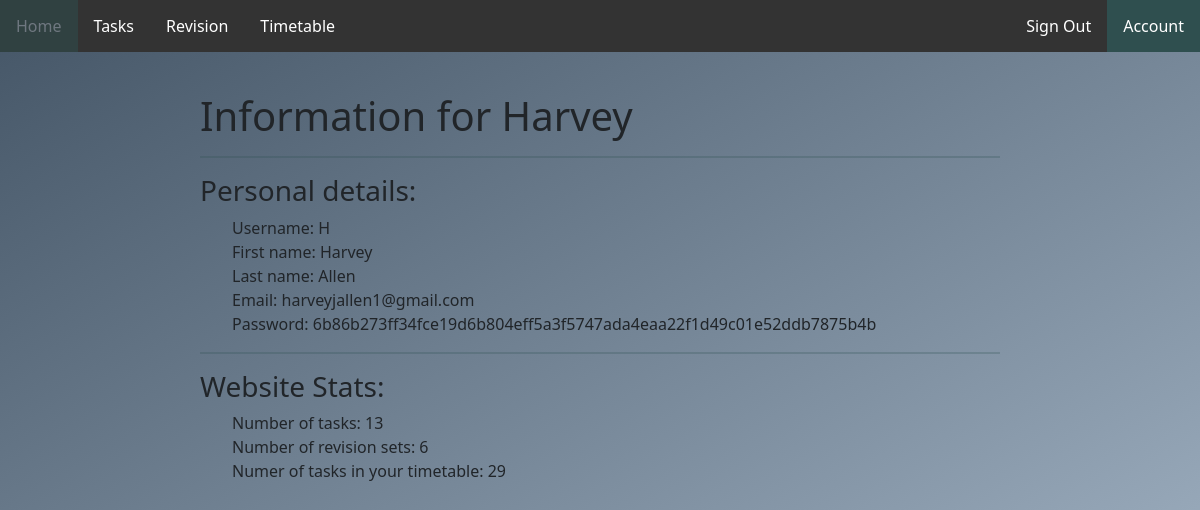
/account (signed in), run on the app's committed database.
### tables this page shows
CREATE TABLE user_info (username VARCHAR PRIMARY KEY UNIQUE NOT NULL, first_name VARCHAR, last_name VARCHAR, email VARCHAR, password_hash VARCHAR);

### app.py (the view)
@app.route("/account")
def account():
    if not session.get("name"):
        return redirect("/sign_in")
    if request.method == "GET":
        username, first_name, last_name, email, password = database.get_user_details(session.get("username"))
        number_of_tasks = len(database.get_tasks_by_username("H"))
        revision_set_numer = len(session.get("revision_list_data"))
        tasks_in_timetable = session.get("timetable").get_length()
        return render_template("account.html", name=first_name, username = username, last_name = last_name, email = email, password = password, revision_set_numer=revision_set_numer, tasks_in_timetable = tasks_in_timetable, number_of_tasks = number_of_tasks)

### classes.py (called while the page is built)
    def get_length(self) -> int:
        result = 0
        for key in self.week:
            result += len(self.week[key].get_task_ids())
        return result

    def get_task_ids(self):
        details = []
        for x in self.tasks_today:
            details.append(str(x))
        return details

### database.py (called while the page is built)
def execute_and_return(query: str, arguments: tuple) -> list:
    details = []
    connection = sqlite3.connect("./nea_database.db")
    cursor = connection.execute(query, arguments).fetchall()
    for x in cursor:
        details.append(x)
    connection.commit()
    connection.close()
    return details

def get_user_details(username):
    value = execute_and_return("SELECT * FROM user_info where username = ?", (username, ))
    if value:
        details = value[0]
    else:
        details = ("", "", "", "", "")
    return details

def get_tasks_by_username(username):
    value = execute_and_return("SELECT * FROM tasks JOIN subjects ON tasks.category = subjects.subject WHERE tasks.username = ?", (username, ))
    details = []
    for x in value:
        details.append(x)
    return details

### templates/account.html
{% extends "home_layout.html" %}
{% block body %}
<div class="page-body">
    <div>
        <h1>Information for {{name}} </h1>
    </div>
    <hr>
    <div style="text-align: left;">
        <h3>Personal details:</h3>
        <ul>
            <li>Username: {{username}}</li>
            <li>First name: {{name}}</li>
            <li>Last name: {{last_name}}</li>
            <li>Email: {{email}}</li>
            <li>Password: {{ password }}</li>
        </ul>
    </div>
    <hr>
    <div style="text-align: left;">
        <h3>Website Stats:</h3>
        <ul>
            <li>Number of tasks: {{number_of_tasks}}</li>
            <li>Number of revision sets: {{revision_set_numer}}</li>
            <li>Numer of tasks in your timetable: {{tasks_in_timetable}}</li>
        </ul>
    </div>
</div>
{% endblock %}

### static/style.css (style rules this page uses)
html { min-height:100%; }
body { background:linear-gradient(150deg, #445566, #AABBCC); background-repeat: no-repeat; background-position:bottom; background-size: cover; background-attachment: fixed; font-family: system-ui, -apple-system, BlinkMacSystemFont, 'Segoe UI', Roboto, Oxygen, Ubuntu, Cantarell, 'Open Sans', 'Helvetica Neue', sans-serif; }
.page-body { margin-right: auto; margin-left: auto; margin-top: 20px; max-width: 70%; padding: 20px; }
.page-body hr { background-color: #2F4F4F; height: 2px; border: 0px; }
.page-body ul { list-style: none; }
h1, h2, h3, h4, h5 { text-align: left; }

### data on the page
user_info: first_name "Harvey", last_name "Allen", email "harveyjallen1@gmail.com", password_hash "6b86b273ff34fce19d6b804eff5a3f5747ada4eaa22f1d49c01e52ddb7875b4b"

### other printed values
{{ username }} "H"
{{ number_of_tasks }} "13"
{{ revision_set_numer }} "6"
{{ tasks_in_timetable }} "29"
